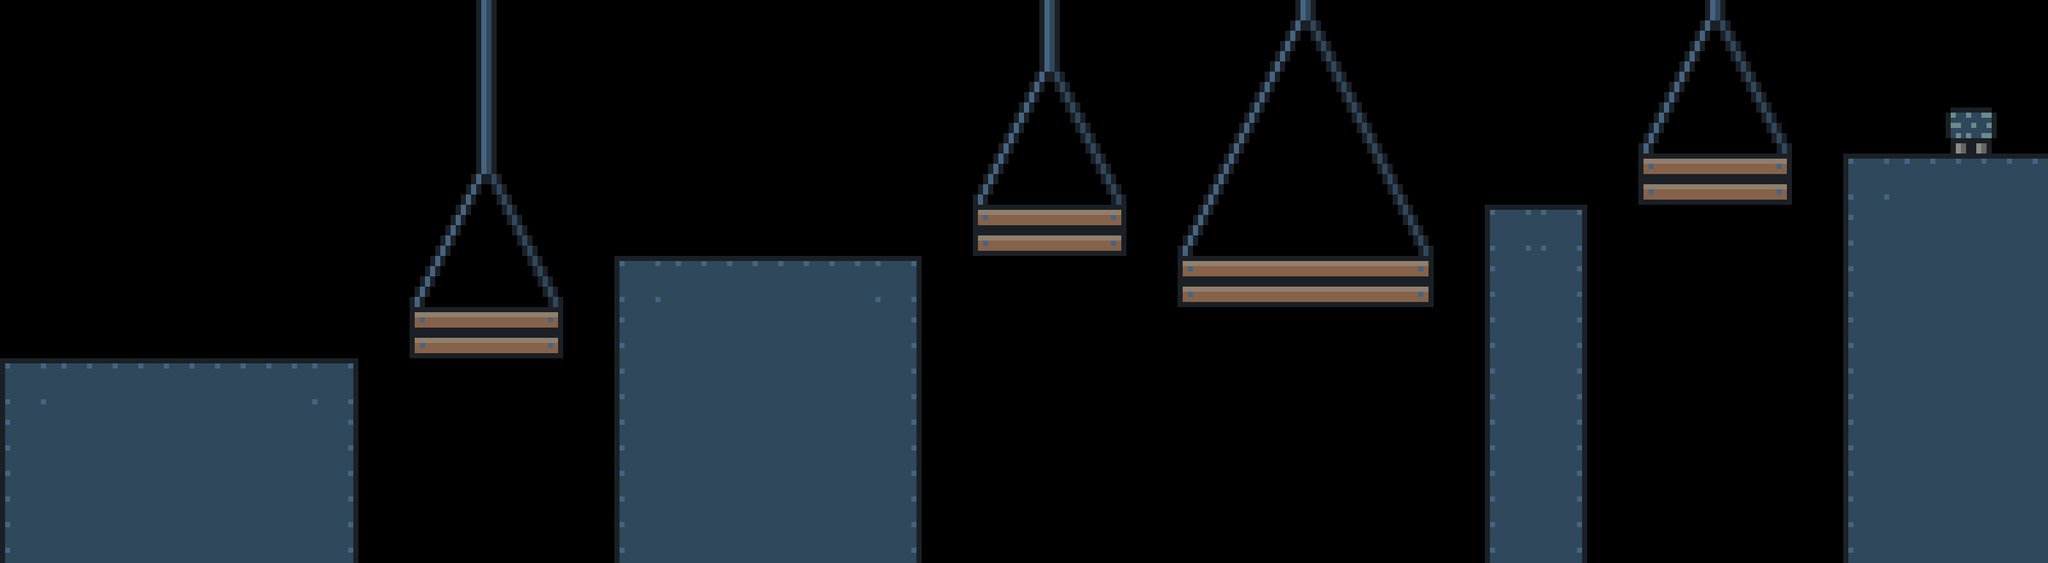

This is a level from a 2D game, rendered from its Tiled map with the project's own tilesets. A one-line summary and the complete map file follow:
An orthogonal 40x11 tile map with 70x70 px tiles, 1 tile layer (Tile Layer 1) and 12 objects.

<map version="1.10" tiledversion="1.10.1" orientation="orthogonal" renderorder="right-down" width="40" height="11" tilewidth="70" tileheight="70" infinite="0" nextlayerid="6" nextobjectid="29">
 <editorsettings>
  <export target="levelThree.lua" format="lua" />
 </editorsettings>
 <tileset firstgid="1" name="SteelPlatforms" tilewidth="70" tileheight="70" tilecount="49" columns="7">
  <image source="Tileset.png" width="490" height="490" />
 </tileset>
 <layer id="1" name="Tile Layer 1" width="40" height="11" locked="1">
  <data encoding="csv">
0,0,0,0,0,0,0,0,0,20,0,0,0,0,0,0,0,0,0,0,20,0,0,0,0,27,0,0,0,0,0,0,26,27,26,0,0,0,0,0,
0,0,0,0,0,0,0,0,0,20,0,0,0,0,0,0,0,0,0,26,27,0,0,0,33,34,35,0,0,0,0,0,33,34,35,0,0,0,0,0,
0,0,0,0,0,0,0,0,0,20,0,0,0,0,0,0,0,0,0,33,34,35,0,0,40,0,42,0,0,0,0,0,40,41,42,0,0,0,13,0,
0,0,0,0,0,0,0,0,26,27,0,0,0,0,0,0,0,0,0,40,41,42,0,33,22,0,28,35,0,0,0,0,47,48,49,0,1,2,2,2,
0,0,0,0,0,0,0,0,33,34,35,0,0,0,0,0,0,0,0,47,48,49,0,40,0,0,0,42,0,1,3,0,0,0,0,0,8,9,9,9,
0,0,0,0,0,0,0,0,40,41,42,0,1,2,2,2,2,3,0,0,0,0,0,47,48,48,48,49,0,8,10,0,0,0,0,0,8,9,9,9,
0,0,0,0,0,0,0,0,47,48,49,0,8,9,9,9,9,10,0,0,0,0,0,0,0,0,0,0,0,8,10,0,0,0,0,0,8,9,9,9,
1,2,2,2,2,2,3,0,0,0,0,0,8,9,9,9,9,10,0,0,0,0,0,0,0,0,0,0,0,8,10,0,0,0,0,0,8,9,9,9,
8,9,9,9,9,9,10,0,0,0,0,0,8,9,9,9,9,10,0,0,0,0,0,0,0,0,0,0,0,8,10,0,0,0,0,0,8,9,9,9,
8,9,9,9,9,9,10,0,0,0,0,0,8,9,9,9,9,10,0,0,0,0,0,0,0,0,0,0,0,8,10,0,0,0,0,0,8,9,9,9,
8,9,9,9,9,9,10,0,0,0,0,0,8,9,9,9,9,10,0,0,0,0,0,0,0,0,0,0,0,8,10,0,0,0,0,0,8,9,9,9
</data>
 </layer>
 <objectgroup id="2" name="Platforms">
  <object id="20" x="2030" y="280" width="140" height="490" />
  <object id="21" x="2240" y="210" width="210" height="70" />
  <object id="22" x="2520" y="210" width="280" height="560" />
  <object id="23" x="1610" y="350" width="350" height="70" />
  <object id="24" x="1330" y="280" width="210" height="70" />
  <object id="25" x="840" y="350" width="420" height="420" />
  <object id="26" x="560" y="420" width="210" height="70" />
  <object id="27" x="0" y="490" width="490" height="280" />
 </objectgroup>
 <objectgroup id="3" name="Enemies">
  <object id="17" x="1750" y="280" width="70" height="70" />
  <object id="18" x="1050" y="280" width="70" height="70" />
  <object id="19" x="2310" y="140" width="70" height="70" />
 </objectgroup>
 <objectgroup id="5" name="Flag">
  <object id="16" x="2660" y="140" width="70" height="70" />
 </objectgroup>
</map>
